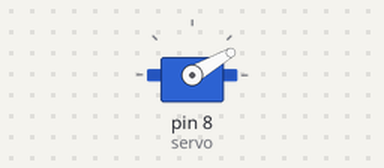
A sketch run on a simulated Arduino Uno, built with avr-gcc and run on an emulated ATmega328P. On the bench: servo.

Above: at 0.05 s.
Timing chart, 0 to 4.6 s (numbered marks = the images above):
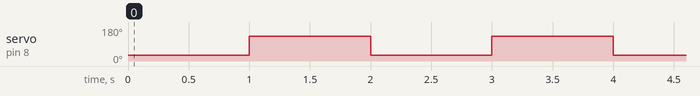

Measured:
- by itself, servo on pin 8 (servo): alternates 130° for 1.0 s and 30° for 1.0 s

The sketch:

servo-test.ino
```cpp
#include <Servo.h>
Servo servo;
void setup()
{
  servo.attach(8);  // attaches the servo on pin 9 to the servo object
}

void loop()
{
  servo.write(30);
  delay(1000);
  servo.write(130);
  delay(1000);
}
```
